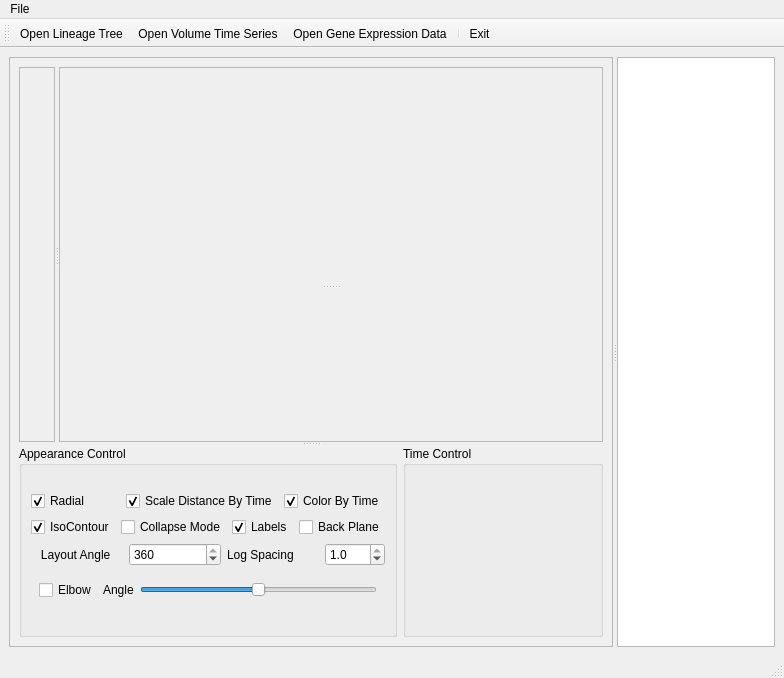
<?xml version="1.0" encoding="UTF-8"?>
<ui version="4.0">
 <class>CellLineage</class>
 <widget class="QMainWindow" name="CellLineage">
  <property name="geometry">
   <rect>
    <x>0</x>
    <y>0</y>
    <width>784</width>
    <height>678</height>
   </rect>
  </property>
  <property name="windowTitle">
   <string>Cell Lineage 9000</string>
  </property>
  <property name="windowIcon">
   <iconset>
    <normaloff>:/Icons_LGPL/timespan.png</normaloff>:/Icons_LGPL/timespan.png</iconset>
  </property>
  <property name="iconSize">
   <size>
    <width>22</width>
    <height>22</height>
   </size>
  </property>
  <widget class="QWidget" name="centralwidget">
   <layout class="QVBoxLayout" name="verticalLayout_2">
    <item>
     <widget class="QSplitter" name="splitter_3">
      <property name="orientation">
       <enum>Qt::Horizontal</enum>
      </property>
      <widget class="QFrame" name="frame_2">
       <property name="frameShape">
        <enum>QFrame::StyledPanel</enum>
       </property>
       <property name="frameShadow">
        <enum>QFrame::Raised</enum>
       </property>
       <layout class="QVBoxLayout" name="verticalLayout">
        <item>
         <widget class="QSplitter" name="splitter_4">
          <property name="orientation">
           <enum>Qt::Vertical</enum>
          </property>
          <widget class="QSplitter" name="splitter_2">
           <property name="orientation">
            <enum>Qt::Horizontal</enum>
           </property>
           <widget class="QFrame" name="treeTextView">
            <property name="frameShape">
             <enum>QFrame::StyledPanel</enum>
            </property>
            <property name="frameShadow">
             <enum>QFrame::Raised</enum>
            </property>
            <layout class="QVBoxLayout" name="verticalLayout_3"/>
           </widget>
           <widget class="QFrame" name="frame">
            <property name="sizePolicy">
             <sizepolicy hsizetype="Expanding" vsizetype="Expanding">
              <horstretch>0</horstretch>
              <verstretch>0</verstretch>
             </sizepolicy>
            </property>
            <property name="frameShape">
             <enum>QFrame::StyledPanel</enum>
            </property>
            <property name="frameShadow">
             <enum>QFrame::Raised</enum>
            </property>
            <layout class="QVBoxLayout">
             <property name="spacing">
              <number>2</number>
             </property>
             <property name="margin">
              <number>2</number>
             </property>
             <item>
              <widget class="QSplitter" name="splitter">
               <property name="sizePolicy">
                <sizepolicy hsizetype="Expanding" vsizetype="Expanding">
                 <horstretch>0</horstretch>
                 <verstretch>0</verstretch>
                </sizepolicy>
               </property>
               <property name="orientation">
                <enum>Qt::Vertical</enum>
               </property>
               <widget class="QVTKWidget" name="vtkLineageViewWidget" native="true">
                <property name="sizePolicy">
                 <sizepolicy hsizetype="Expanding" vsizetype="Expanding">
                  <horstretch>1</horstretch>
                  <verstretch>1</verstretch>
                 </sizepolicy>
                </property>
                <property name="minimumSize">
                 <size>
                  <width>300</width>
                  <height>150</height>
                 </size>
                </property>
               </widget>
               <widget class="QVTKWidget" name="vtkVolumeViewWidget" native="true">
                <property name="sizePolicy">
                 <sizepolicy hsizetype="Expanding" vsizetype="Expanding">
                  <horstretch>0</horstretch>
                  <verstretch>0</verstretch>
                 </sizepolicy>
                </property>
                <property name="minimumSize">
                 <size>
                  <width>300</width>
                  <height>150</height>
                 </size>
                </property>
               </widget>
              </widget>
             </item>
            </layout>
           </widget>
          </widget>
          <widget class="QWidget" name="layoutWidget">
           <layout class="QHBoxLayout">
            <property name="spacing">
             <number>6</number>
            </property>
            <property name="margin">
             <number>0</number>
            </property>
            <item>
             <widget class="QGroupBox" name="groupBox_2">
              <property name="sizePolicy">
               <sizepolicy hsizetype="Preferred" vsizetype="Preferred">
                <horstretch>0</horstretch>
                <verstretch>0</verstretch>
               </sizepolicy>
              </property>
              <property name="title">
               <string>Appearance Control</string>
              </property>
              <layout class="QVBoxLayout">
               <property name="spacing">
                <number>6</number>
               </property>
               <property name="margin">
                <number>9</number>
               </property>
               <item>
                <layout class="QVBoxLayout">
                 <property name="spacing">
                  <number>6</number>
                 </property>
                 <property name="margin">
                  <number>0</number>
                 </property>
                 <item>
                  <layout class="QHBoxLayout">
                   <property name="spacing">
                    <number>6</number>
                   </property>
                   <property name="margin">
                    <number>0</number>
                   </property>
                   <item>
                    <widget class="QCheckBox" name="radialLayoutCheckBox">
                     <property name="text">
                      <string>Radial</string>
                     </property>
                     <property name="checked">
                      <bool>true</bool>
                     </property>
                    </widget>
                   </item>
                   <item>
                    <widget class="QCheckBox" name="distanceCheckBox">
                     <property name="text">
                      <string>Scale Distance By Time</string>
                     </property>
                     <property name="checked">
                      <bool>true</bool>
                     </property>
                    </widget>
                   </item>
                   <item>
                    <widget class="QCheckBox" name="colorEdgesCheckBox">
                     <property name="text">
                      <string>Color By Time</string>
                     </property>
                     <property name="checked">
                      <bool>true</bool>
                     </property>
                    </widget>
                   </item>
                  </layout>
                 </item>
                 <item>
                  <layout class="QHBoxLayout">
                   <property name="spacing">
                    <number>6</number>
                   </property>
                   <property name="margin">
                    <number>0</number>
                   </property>
                   <item>
                    <widget class="QCheckBox" name="isoContourCheckBox">
                     <property name="text">
                      <string>IsoContour</string>
                     </property>
                     <property name="checked">
                      <bool>true</bool>
                     </property>
                    </widget>
                   </item>
                   <item>
                    <widget class="QCheckBox" name="collapseModeCheckBox">
                     <property name="text">
                      <string>Collapse Mode</string>
                     </property>
                    </widget>
                   </item>
                   <item>
                    <widget class="QCheckBox" name="labelsCheckBox">
                     <property name="text">
                      <string>Labels</string>
                     </property>
                     <property name="checked">
                      <bool>true</bool>
                     </property>
                    </widget>
                   </item>
                   <item>
                    <widget class="QCheckBox" name="backPlaneCheckBox">
                     <property name="text">
                      <string>Back Plane</string>
                     </property>
                    </widget>
                   </item>
                  </layout>
                 </item>
                 <item>
                  <layout class="QHBoxLayout">
                   <property name="spacing">
                    <number>6</number>
                   </property>
                   <property name="margin">
                    <number>0</number>
                   </property>
                   <item>
                    <widget class="QLabel" name="label">
                     <property name="text">
                      <string>   Layout Angle</string>
                     </property>
                    </widget>
                   </item>
                   <item>
                    <widget class="QSpinBox" name="radialLayoutAngleSpinBox">
                     <property name="minimum">
                      <number>90</number>
                     </property>
                     <property name="maximum">
                      <number>360</number>
                     </property>
                     <property name="singleStep">
                      <number>10</number>
                     </property>
                     <property name="value">
                      <number>360</number>
                     </property>
                    </widget>
                   </item>
                   <item>
                    <widget class="QLabel" name="label2">
                     <property name="text">
                      <string>Log Spacing</string>
                     </property>
                    </widget>
                   </item>
                   <item>
                    <widget class="QDoubleSpinBox" name="logSpacingSpinBox">
                     <property name="maximumSize">
                      <size>
                       <width>60</width>
                       <height>16777215</height>
                      </size>
                     </property>
                     <property name="decimals">
                      <number>1</number>
                     </property>
                     <property name="minimum">
                      <double>0.100000000000000</double>
                     </property>
                     <property name="maximum">
                      <double>1.000000000000000</double>
                     </property>
                     <property name="singleStep">
                      <double>0.100000000000000</double>
                     </property>
                     <property name="value">
                      <double>1.000000000000000</double>
                     </property>
                    </widget>
                   </item>
                  </layout>
                 </item>
                 <item>
                  <layout class="QHBoxLayout">
                   <property name="spacing">
                    <number>6</number>
                   </property>
                   <property name="margin">
                    <number>8</number>
                   </property>
                   <item>
                    <widget class="QCheckBox" name="elbowCheckBox">
                     <property name="text">
                      <string>Elbow</string>
                     </property>
                    </widget>
                   </item>
                   <item>
                    <widget class="QLabel" name="label_2">
                     <property name="text">
                      <string>Angle</string>
                     </property>
                    </widget>
                   </item>
                   <item>
                    <widget class="QSlider" name="elbowAngleSlider">
                     <property name="minimum">
                      <number>-100</number>
                     </property>
                     <property name="maximum">
                      <number>100</number>
                     </property>
                     <property name="orientation">
                      <enum>Qt::Horizontal</enum>
                     </property>
                    </widget>
                   </item>
                  </layout>
                 </item>
                </layout>
               </item>
              </layout>
             </widget>
            </item>
            <item>
             <widget class="QGroupBox" name="groupBox">
              <property name="minimumSize">
               <size>
                <width>200</width>
                <height>0</height>
               </size>
              </property>
              <property name="title">
               <string>Time Control</string>
              </property>
              <layout class="QVBoxLayout">
               <property name="spacing">
                <number>2</number>
               </property>
               <property name="margin">
                <number>2</number>
               </property>
               <item>
                <widget class="QSliderLineEdit" name="timeSlider" native="true"/>
               </item>
               <item>
                <widget class="QVCRWidget" name="vcr" native="true">
                 <property name="maximumSize">
                  <size>
                   <width>300</width>
                   <height>30</height>
                  </size>
                 </property>
                </widget>
               </item>
              </layout>
             </widget>
            </item>
           </layout>
          </widget>
         </widget>
        </item>
       </layout>
      </widget>
      <widget class="QTableView" name="geneTableView"/>
     </widget>
    </item>
   </layout>
  </widget>
  <widget class="QMenuBar" name="menubar">
   <property name="geometry">
    <rect>
     <x>0</x>
     <y>0</y>
     <width>784</width>
     <height>25</height>
    </rect>
   </property>
   <widget class="QMenu" name="menuFile">
    <property name="title">
     <string>File</string>
    </property>
    <addaction name="actionOpenLineageFile"/>
    <addaction name="actionOpenDataFile"/>
    <addaction name="actionOpenGeneData"/>
    <addaction name="separator"/>
    <addaction name="actionExit"/>
   </widget>
   <addaction name="menuFile"/>
  </widget>
  <widget class="QStatusBar" name="statusbar"/>
  <widget class="QToolBar" name="toolBar">
   <property name="orientation">
    <enum>Qt::Horizontal</enum>
   </property>
   <property name="iconSize">
    <size>
     <width>22</width>
     <height>22</height>
    </size>
   </property>
   <attribute name="toolBarArea">
    <enum>TopToolBarArea</enum>
   </attribute>
   <attribute name="toolBarBreak">
    <bool>false</bool>
   </attribute>
   <addaction name="actionOpenLineageFile"/>
   <addaction name="actionOpenDataFile"/>
   <addaction name="actionOpenGeneData"/>
   <addaction name="separator"/>
   <addaction name="actionExit"/>
  </widget>
  <action name="actionOpenDataFile">
   <property name="enabled">
    <bool>true</bool>
   </property>
   <property name="icon">
    <iconset resource="Icons/FamFamFamIcons.qrc">
     <normaloff>:/icons/folder_image.png</normaloff>:/icons/folder_image.png</iconset>
   </property>
   <property name="text">
    <string>Open Volume Time Series...</string>
   </property>
  </action>
  <action name="actionExit">
   <property name="icon">
    <iconset resource="Icons/FamFamFamIcons.qrc">
     <normaloff>:/icons/door_in.png</normaloff>:/icons/door_in.png</iconset>
   </property>
   <property name="text">
    <string>Exit</string>
   </property>
  </action>
  <action name="actionOpenLineageFile">
   <property name="icon">
    <iconset resource="Icons/FamFamFamIcons.qrc">
     <normaloff>:/icons/folder_page.png</normaloff>:/icons/folder_page.png</iconset>
   </property>
   <property name="text">
    <string>Open Lineage Tree...</string>
   </property>
   <property name="iconText">
    <string>Open Lineage Tree</string>
   </property>
   <property name="toolTip">
    <string>Open Lineage Tree</string>
   </property>
  </action>
  <action name="actionOpenGeneData">
   <property name="icon">
    <iconset resource="Icons/FamFamFamIcons.qrc">
     <normaloff>:/icons/folder_table.png</normaloff>:/icons/folder_table.png</iconset>
   </property>
   <property name="text">
    <string>Open Gene Expression Data...</string>
   </property>
  </action>
 </widget>
 <customwidgets>
  <customwidget>
   <class>QSliderLineEdit</class>
   <extends>QWidget</extends>
   <header>QSliderLineEdit</header>
  </customwidget>
  <customwidget>
   <class>QVCRWidget</class>
   <extends>QWidget</extends>
   <header>QVCRWidget</header>
  </customwidget>
  <customwidget>
   <class>QVTKWidget</class>
   <extends>QWidget</extends>
   <header>QVTKWidget.h</header>
  </customwidget>
 </customwidgets>
 <resources>
  <include location="Icons/FamFamFamIcons.qrc"/>
 </resources>
 <connections/>
</ui>
